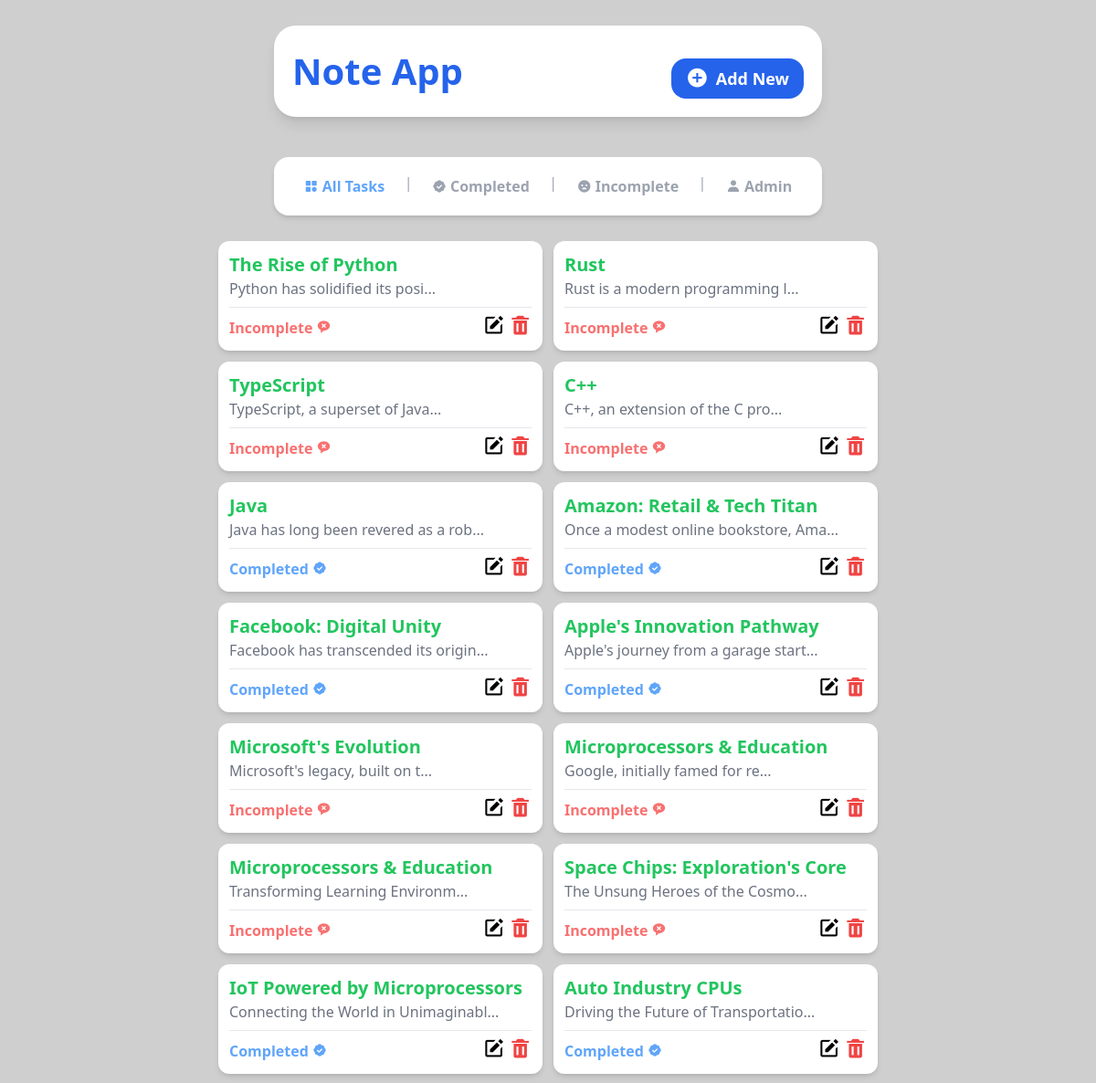
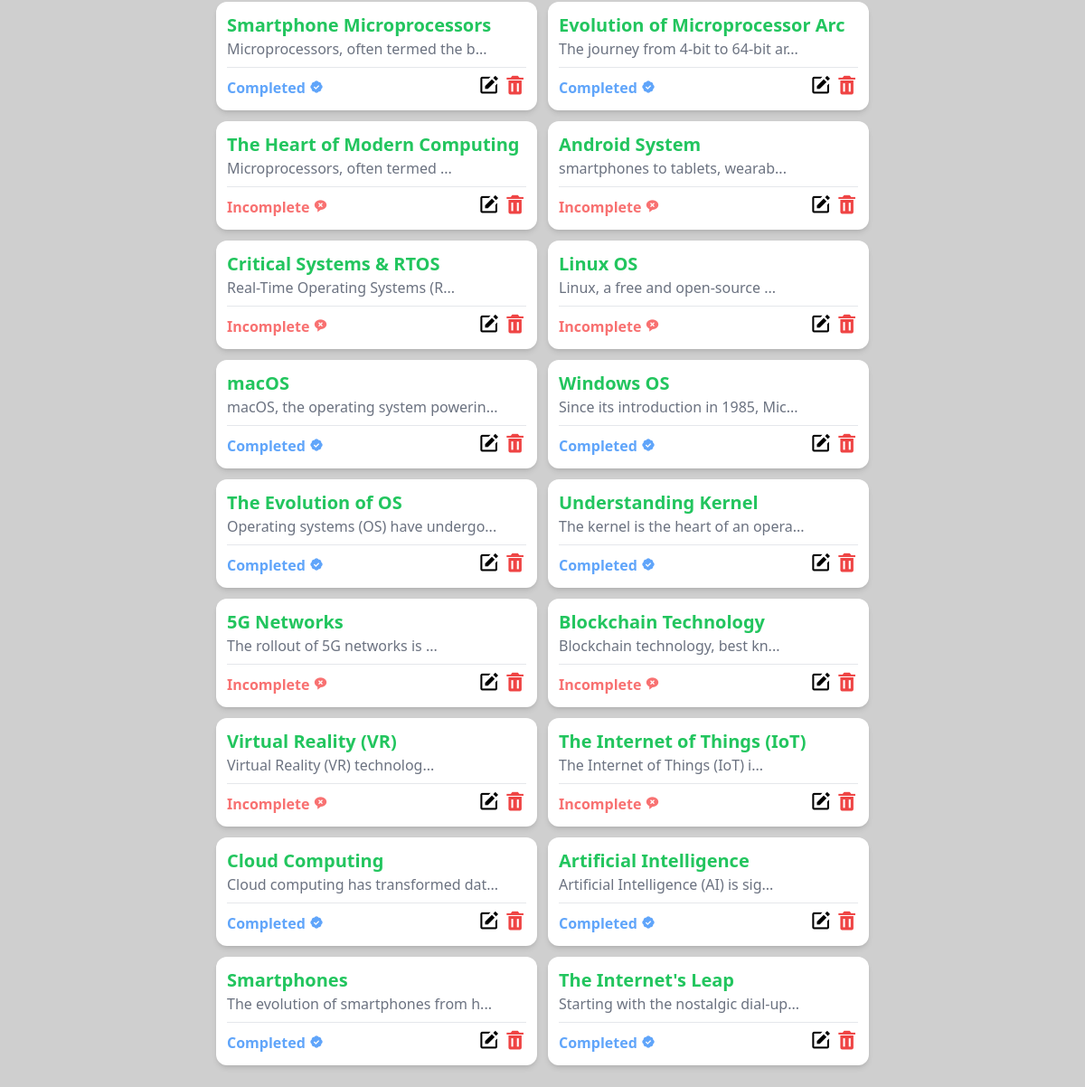
The page / on the database its author committed (2 pictures, top to bottom).
### tasks/models.py (models this page shows, shortened)
class Task(models.Model):
    title=models.CharField(max_length=31)
    description=models.TextField(null=True,blank=True)
    due_date=models.DateField()
    due_time=models.TimeField()
    completed=models.BooleanField(default=False)

### tasks/views.py (the view)
# urls.py: path('',views.index,name='index'),
def index(request):
    tasks=Task.objects.all().order_by('-id')
    return render(request,'index.html',{'tasks':tasks})

### template/index.html (shortened to what this page needs)
{% extends 'base.html' %}
{% block content %}
    <nav
      class="bg-white transition-all-[1s] shadow-md w-10/12 rounded-2xl h-auto p-4 flex flex-row justify-around md:w-3/6"
    >
      <a
        href="{% url 'index' %}"
        class="text-blue-400 transition duration-300 ease-out hover:ease-in hover:text-blue-500 font-semibold py-1 px-3 flex items-center gap-1"
        ><i class="bx bxs-category"></i>All Tasks</a
      >
      <span class="text-gray-400">|</span>
      <a
        href="{% url 'completed' %}"
        class="font-semibold text-gray-400 py-1 px-3 flex items-center gap-1"
        ><i class="bx bxs-badge-check"></i>Completed</a
      >
      <span class="text-gray-400">|</span>
      <a
        href="{% url 'remaining' %}"
        class="font-semibold text-gray-400 py-1 px-3 flex items-center gap-1"
        ><i class="bx bxs-sad"></i>Incomplete</a
      >
      <span class="text-gray-400">|</span>
      <a
        href="/admin/"
        class="font-semibold text-gray-400 py-1 px-3 flex items-center gap-1"
        ><i class="bx bxs-user"></i>Admin</a
      >
    </nav>
<section
  class="flex flex-1 flex-wrap justify-center gap-3 bg-[#fff0] w-10/12 md:w-11/12 h-full mb-3 rounded-2xl p-3 overflow-y-auto scrollbar-hide">
  {% for task in tasks%}
  {% if task.completed %}
  <div class="w-[355px] flex flex-col shadow-md bg-white h-[120px] rounded-xl p-3">
    <div class="flex flex-row justify-between">
      <div>
        <a href="{% url 'task_detail' task.id %}">
          <h1 class="text-green-500 font-semibold text-xl">
            {{task.title}}
          </h1>
        </a>
        <p class="text-gray-500 text-md">
          {{task.description | slice:':35'}}...
        </p>
      </div>
    </div>
    <hr class="border-t border-gray-200 my-2" />
    <div class="flex flex-row justify-between items-center">
      <h2 class="text-blue-400 font-bold">
        Completed <i class="bx bxs-badge-check"></i>
      </h2>
      <div>
        <a href="{% url 'update' task.id %}" class="inline-block">
          <i class="bx bxs-edit bx-sm text-pink-500 mr-4"></i>
        </a>
        <a href="{% url 'delete' task.id %}" class="inline-block">
          <i class="bx bxs-trash bx-sm text-red-500"></i>
        </a>
      </div>
    </div>
  </div>
  {% else %}
  <div
  class="w-[355px] flex flex-col shadow-md bg-white h-[120px] rounded-xl p-3"
>
  <div class="flex flex-row justify-between">
    <div>
      <a href="{% url 'task_detail' task.id %}">
        <h1 class="text-green-500 font-semibold text-xl">
          {{task.title}}
        </h1>
      </a>
      <p class="text-gray-500 text-md">
        {{task.description | slice:':30'}}...
      </p>
    </div>
  </div>
  <hr class="border-t border-gray-200 my-2" />
    <div class="flex flex-row justify-between items-center">
      <h2 class="text-red-400 font-bold">
        Incomplete <i class='bx bxs-message-rounded-x'></i>
      </h2>
      <div>
        <a href="{% url 'update' task.id %}" class="inline-block">
          <i class="bx bxs-edit bx-sm text-pink-500 mr-4"></i>
        </a>
        <a href="{% url 'delete' task.id %}" class="inline-block">
          <i class="bx bxs-trash bx-sm text-red-500"></i>
        </a>
      </div>
    </div>
</div>
  {% endif %}
  {% endfor %}
</section>
{% endblock content %}

### template/base.html (shortened to what this page needs)
{% load static %}
<!DOCTYPE html>
<html lang="en">
  <head>
    <link
      href="https://unpkg.com/boxicons@2.1.4/css/boxicons.min.css"
      rel="stylesheet"
    />
    <link rel="stylesheet" href="{% static 'style.css' %}" />
  </head>
  <body
    class="bg-[#cfcfcf] flex flex-col items-center justify-center gap-4 h-screen"
  >
    <header
      class="bg-white shadow-lg w-10/12 h-auto rounded-3xl flex flex-col sm:flex-row justify-between items-center p-5 m-7 md:w-3/6"
    >
      <h1 class="text-blue-600 font-bold text-[40px]"><a href="{% url 'index' %}">Note App</a></h1>
      {% if not task.id %}
      <a
      class="bg-blue-600 py-2 px-4 text-white font-semibold rounded-2xl text-lg mt-4 flex items-center gap-2"
      href="{% url 'add_task' %}"
      ><i class="bx bxs-plus-circle bx-sm"></i> Add New</a
    >
    {% endif %}
    </header>
{% block content %}
{% endblock content %}
  </body>
</html>

### rows shown on the page
Task: title "The Rise of Python", description "Python has solidified its posi"
Task: title "Rust", description "Rust is a modern programming l"
Task: title "TypeScript", description "TypeScript, a superset of Java"
Task: title "C++", description "C++, an extension of the C pro"
Task: title "Java", description "Java has long been revered as a rob"
Task: title "Amazon: Retail & Tech Titan", description "Once a modest online bookstore, Ama"
Task: title "Facebook: Digital Unity", description "Facebook has transcended its origin"
Task: title "Apple's Innovation Pathway", description "Apple's journey from a garage start"
Task: title "Microsoft's Evolution", description "Microsoft's legacy, built on t"
Task: title "Microprocessors & Education", description "Google, initially famed for re"
Task: title "Microprocessors & Education", description "Transforming Learning Environm"
Task: title "Space Chips: Exploration's Core", description "The Unsung Heroes of the Cosmo"
Task: title "IoT Powered by Microprocessors", description "Connecting the World in Unimaginabl"
Task: title "Auto Industry CPUs", description "Driving the Future of Transportatio"
Task: title "Smartphone Microprocessors", description "Microprocessors, often termed the b"
Task: title "Evolution of Microprocessor Arc", description "The journey from 4-bit to 64-bit ar"
Task: title "The Heart of Modern Computing", description "Microprocessors, often termed"
Task: title "Android System", description "smartphones to tablets, wearab"
Task: title "Critical Systems & RTOS", description "Real-Time Operating Systems (R"
Task: title "Linux OS", description "Linux, a free and open-source"
Task: title "macOS", description "macOS, the operating system powerin"
Task: title "Windows OS", description "Since its introduction in 1985, Mic"
Task: title "The Evolution of OS", description "Operating systems (OS) have undergo"
Task: title "Understanding Kernel", description "The kernel is the heart of an opera"
Task: title "5G Networks", description "The rollout of 5G networks is"
Task: title "Blockchain Technology", description "Blockchain technology, best kn"
Task: title "Virtual Reality (VR)", description "Virtual Reality (VR) technolog"
Task: title "The Internet of Things (IoT)", description "The Internet of Things (IoT) i"
Task: title "Cloud Computing", description "Cloud computing has transformed dat"
Task: title "Artificial Intelligence", description "Artificial Intelligence (AI) is sig"
Task: title "Smartphones", description "The evolution of smartphones from h"
Task: title "The Internet's Leap", description "Starting with the nostalgic dial-up"
